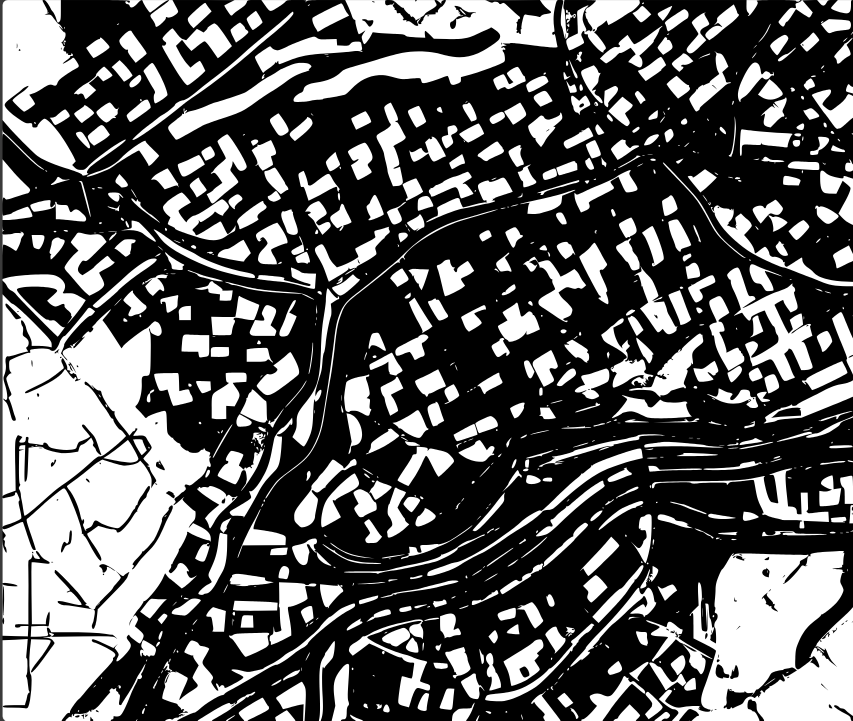
#> input picture Coutouring_Bldgs/buildingfootprint_trial.png, 1706 x 1441 px (shown at 1/2 size)
$ jupyter execute BldgContours.ipynb
#> lines starting #> are read from the running program, lines starting #| are printed output that depends on the picture; after the words box and inside, x2 and y2 are one past the last pixel; in counts of white or black regions, pixels touching at a corner belong together
[cell 1]
import cv2
import numpy as np
import json
import matplotlib.pyplot as plt
import os

[cell 2]
# === CONFIGURATION ===
input_path = "buildingfootprint_trial.png"
output_geojson_path = "building_contours.geojson"

[cell 3]
# === STEP 1: Load grayscale image ===
image = cv2.imread(input_path, cv2.IMREAD_GRAYSCALE)
if image is None:
    raise FileNotFoundError(f"Image not found at {input_path}")

adapt this ramy thanks <3<3<3<3

[cell 4]
def make_binary(gray, threshold_value=127, adaptive_threshold=False, otsu=False):
    """
    Convert the image to binary using the specified method.

    :param image: Input grayscale image.
    :param threshold_value: Threshold value for binary conversion.
    :param adaptive_threshold: Use adaptive thresholding if True.
    :param otsu: Use Otsu's method if True.
    :return: Binary image.
    """
#> called with threshold_value = 127, adaptive_threshold = True, otsu = False

    if adaptive_threshold:
        binary = cv2.adaptiveThreshold(gray, 255, cv2.ADAPTIVE_THRESH_GAUSSIAN_C,
        cv2.THRESH_BINARY, 11, 2)
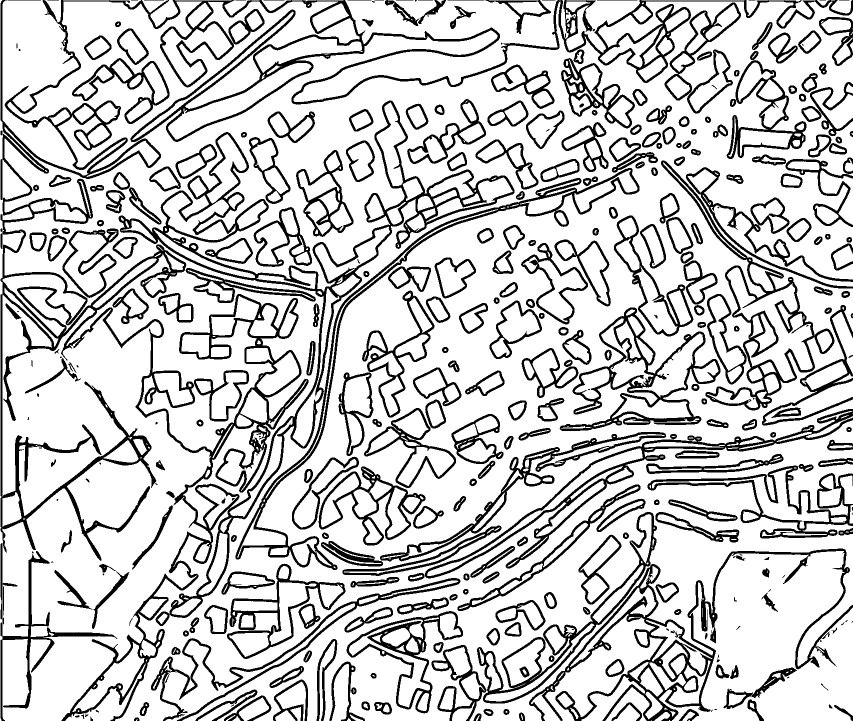
#> binary: shape (1441, 1706) (shown at 1/2 size); 79.3% white; 356 black regions (54 under 20 px), largest, box (x1, y1, x2, y2) and area: (1, 0, 1706, 1441) 143366, (954, 1024, 1706, 1441) 33118, (471, 336, 1279, 1140) 16167
    elif otsu:
        _, binary = cv2.threshold(gray, 0, 255, cv2.THRESH_BINARY + cv2.THRESH_OTSU)
    else:
        _, binary = cv2.threshold(gray, threshold_value, 255, cv2.THRESH_BINARY)

    return binary

[cell 5]
image = make_binary(image, adaptive_threshold=True)

# FILTERING

## METHOD 1 (INSUFFICIENT)

[cell 6]
def detect_and_draw_contours(binary_image, min_area=100, max_area=10000, original_image=None):
    """
    Detect and draw contours on white elements in a binary image, filtering by area.

    Args:
        binary_image: Binary image with white elements to detect
        min_area: Minimum contour area to include (default: 100)
        max_area: Maximum contour area to include (default: 10000)
        original_image: Image to draw contours on (if None, will create a color version of binary_image)

    Returns:
        Tuple of (image with contours, list of filtered contours)
    """
#> called with min_area = 500, max_area = 5000
    # Make a copy of the binary image
    binary = binary_image.copy()

    # If original image not provided, convert binary to BGR
    if original_image is None:
        draw_image = cv2.cvtColor(binary, cv2.COLOR_GRAY2BGR)
#> draw_image: shape (1441, 1706, 3); 79.3% white; 356 black regions (54 under 20 px)
    else:
        draw_image = original_image.copy()

    # Find contours
    contours, hierarchy = cv2.findContours(binary, cv2.RETR_EXTERNAL, cv2.CHAIN_APPROX_SIMPLE)
#> contours = 300 contours, 127 with area under 20; largest, box (x1, y1, x2, y2) and area: (9, 3, 1706, 1441) 1618342, (0, 0, 422, 1441) 216630, (1318, 1102, 1706, 1441) 86512, (587, 0, 1116, 204) 42781, (5, 0, 252, 351) 30186

    # Filter contours by area
    filtered_contours = []
    for contour in contours:
        area = cv2.contourArea(contour)
        if min_area <= area <= max_area:
            filtered_contours.append(contour)
            # Draw contour
            cv2.drawContours(draw_image, [contour], -1, (0, 0, 255), 2)

            # Optionally draw area text
            M = cv2.moments(contour)
            if M["m00"] != 0:
                cx = int(M["m10"] / M["m00"])
                cy = int(M["m01"] / M["m00"])
                cv2.putText(draw_image, f"Area: {int(area)}", (cx, cy),
                            cv2.FONT_HERSHEY_SIMPLEX, 0.5, (255, 0, 0), 1)
#> this loop made 300 passes
#> (area, cx, cy) on passes 19, 21, 22, 24, 25, 26, 29, 30: (855.5, 1257, 1428), (730.5, 923, 1428), (1391, 507, 1419), (802.5, 1306, 1412), (1030, 443, 1419), (1151.5, 1090, 1416), (810, 895, 1399), (1948, 1261, 1406)
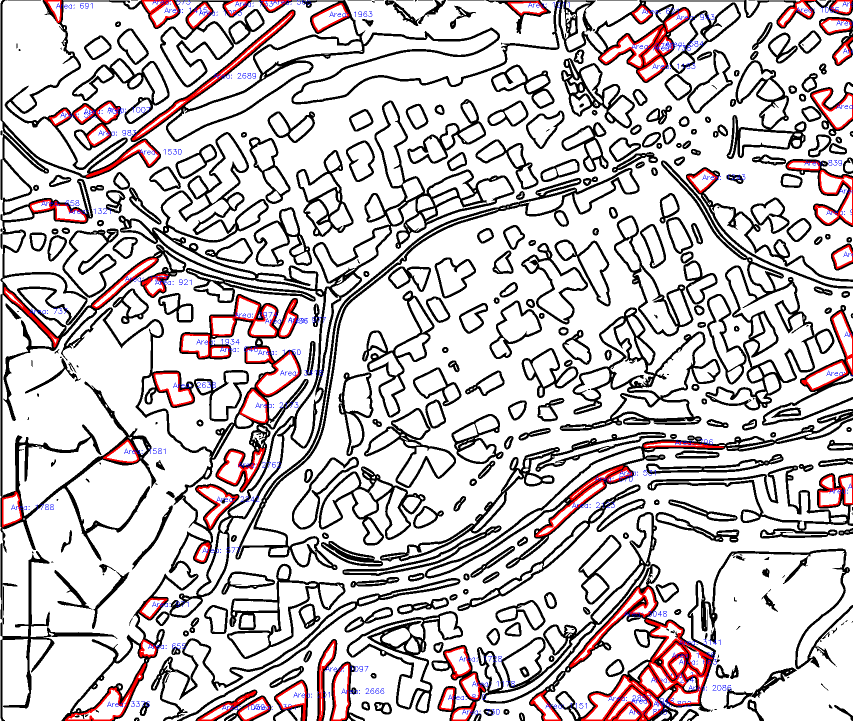
#> draw_image: shape (1441, 1706, 3) (shown at 1/2 size); mean B, G, R 198.8, 197.5, 203.7
#> after the loop, filtered_contours = 81 contours; largest, box (x1, y1, x2, y2) and area: (513, 704, 598, 790) 3418, (131, 1327, 291, 1441) 3376, (1292, 1240, 1425, 1349) 3142, (1140, 1175, 1313, 1334) 3048, (422, 592, 519, 671) 2974

    print(f"Found {len(filtered_contours)} contours within area range [{min_area}, {max_area}]")
#| Found 81 contours within area range [500, 5000]
    return draw_image, filtered_contours

[cell 7]
result_img, contours = detect_and_draw_contours(
    image,
    min_area=500,  # Adjust minimum area as needed
    max_area=5000  # Adjust maximum area as needed
)
#> contours has the same summary as filtered_contours in detect_and_draw_contours

# Display the result
cv2.imshow('Filtered Contours', result_img)
cv2.waitKey(0)
cv2.destroyAllWindows()

# If you need statistics about the contours
for i, cnt in enumerate(contours):
    area = cv2.contourArea(cnt)
    print(f"Contour {i+1}: Area = {area}")
#> this loop made 81 passes
#> area on passes 1 to 8: 855.5, 730.5, 1391, 802.5, 1030, 1151.5, 810, 1948
#> (printed output is left out)

## METHOD 2 (GOOD)

[cell 8]
def detect_and_filter_contours(binary_image, min_area=100, max_area=10000,
                              max_aspect_ratio=5.0, min_circularity=0.3,
                              original_image=None):

    # Make a copy of the binary image
#> called with min_area = 500, max_area = 10000, max_aspect_ratio = 4, min_circularity = 0.2
    binary = binary_image.copy()

    # If original image not provided, convert binary to BGR
    if original_image is None:
        draw_image = cv2.cvtColor(binary, cv2.COLOR_GRAY2BGR)
    else:
        draw_image = original_image.copy()

    # Find contours
    contours, hierarchy = cv2.findContours(binary, cv2.RETR_EXTERNAL, cv2.CHAIN_APPROX_SIMPLE)

    # Filter contours by area and shape
    filtered_contours = []
    for contour in contours:
        area = cv2.contourArea(contour)

        # Skip if outside area range
        if not (min_area <= area <= max_area):
            continue

        # Calculate shape descriptors
        perimeter = cv2.arcLength(contour, True)

        # Circularity (4π*area/perimeter²) - 1.0 is a perfect circle
        circularity = 4 * np.pi * area / (perimeter * perimeter) if perimeter > 0 else 0

        # Get bounding rectangle and calculate aspect ratio
        x, y, w, h = cv2.boundingRect(contour)
        aspect_ratio = max(w/h if h > 0 else float('inf'), h/w if w > 0 else float('inf'))

        # Skip if too elongated or not circular enough
        if aspect_ratio > max_aspect_ratio or circularity < min_circularity:
            # Draw rejected contours in red (optional)
            cv2.drawContours(draw_image, [contour], -1, (0, 0, 255), 1)
            continue

        # Add to filtered contours and draw in green
        filtered_contours.append(contour)
        cv2.drawContours(draw_image, [contour], -1, (0, 255, 0), 2)

        # Draw shape measurements (optional)
        M = cv2.moments(contour)
        if M["m00"] != 0:
            cx = int(M["m10"] / M["m00"])
            cy = int(M["m01"] / M["m00"])
            cv2.putText(draw_image, f"AR:{aspect_ratio:.2f}", (cx, cy-15),
                        cv2.FONT_HERSHEY_SIMPLEX, 0.5, (255, 0, 0), 1)
            cv2.putText(draw_image, f"Circ:{circularity:.2f}", (cx, cy+15),
                        cv2.FONT_HERSHEY_SIMPLEX, 0.5, (255, 0, 0), 1)
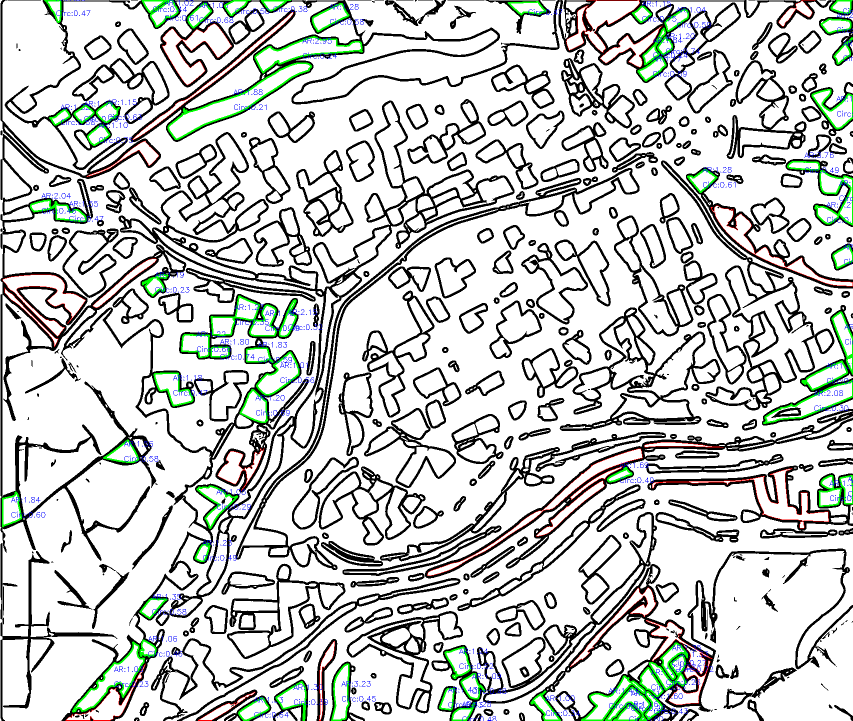
#> draw_image: shape (1441, 1706, 3) (shown at 1/2 size); mean B, G, R 198.9, 201.7, 198.2

    print(f"Found {len(filtered_contours)} contours matching all criteria")
#| Found 69 contours matching all criteria
    return draw_image, filtered_contours

[cell 9]
# Filter contours by area and shape
result_img, good_contours = detect_and_filter_contours(
    image,
    min_area=500,
    max_area=10000,
    max_aspect_ratio=4.0,  # Lower = less elongated objects allowed
    min_circularity=0.2    # Higher = more circular objects required
)

cv2.imshow('Filtered Contours', result_img)
cv2.waitKey(0)
cv2.destroyAllWindows()

## METHOD 3 (TERRIBLE)

[cell 10]
# === STEP 2: Canny Edge Detection ===
edges = cv2.Canny(image, 50, 150)  # Try (30, 120) or (60, 180) for different sensitivity
#> edges: shape (1441, 1706); 8.7% white in thin lines or dots

# === STEP 3: Morphological Closing ===
kernel = np.ones((3, 3), np.uint8)
closed = cv2.morphologyEx(edges, cv2.MORPH_CLOSE, kernel, iterations=2)
#> closed: shape (1441, 1706); 25.2% white; 141 white regions (8 under 20 px), largest, box (x1, y1, x2, y2) and area: (0, 0, 1706, 1441) 304146, (1042, 320, 1706, 862) 68070, (692, 1023, 1706, 1441) 61302

# === STEP 4: Find all contours (internal + external) ===
contours, _ = cv2.findContours(closed, cv2.RETR_TREE, cv2.CHAIN_APPROX_SIMPLE)
print(f"Detected {len(contours)} raw contours")
#| Detected 1473 raw contours

# === STEP 5: Filter small contours by area ===
# ...after finding contours...

min_area = 250
max_area = 500  # Adjust as needed

filtered_contours = [cnt for cnt in contours if min_area <= cv2.contourArea(cnt) <= max_area]
print(f"Filtered to {len(filtered_contours)} contours with area between {min_area} and {max_area} px")
#| Filtered to 124 contours with area between 250 and 500 px

# === Preview plot of area-filtered contours ===
preview = cv2.cvtColor(image, cv2.COLOR_GRAY2BGR)
for i, cnt in enumerate(filtered_contours):
    cv2.drawContours(preview, [cnt], -1, (0, 255, 0), 1)
    M = cv2.moments(cnt)
    if M["m00"] != 0:
        cx = int(M["m10"] / M["m00"])
        cy = int(M["m01"] / M["m00"])
        cv2.putText(preview, str(i), (cx, cy), cv2.FONT_HERSHEY_SIMPLEX, 0.3, (0, 0, 255), 1)
#> this loop made 124 passes
#> preview: shape (1441, 1706, 3); mean B, G, R 201.5, 202.5, 201.9

plt.figure(figsize=(12, 12))
plt.imshow(cv2.cvtColor(preview, cv2.COLOR_BGR2RGB))
plt.title(f"Area-filtered contours: {len(filtered_contours)}")
plt.axis("off")
plt.show()

[cell 11]
# === STEP X: Polygonal Approximation to straighten contours ===
epsilon_ratio = 0.01
cleaned_contours = []
for cnt in filtered_contours:
    epsilon = epsilon_ratio * cv2.arcLength(cnt, True)
    approx = cv2.approxPolyDP(cnt, epsilon, True)
    cleaned_contours.append(approx)

[cell 12]
def contour_centroid(cnt):
    M = cv2.moments(cnt)
    if M["m00"] == 0:
        return None
    cx = int(M["m10"] / M["m00"])
    cy = int(M["m01"] / M["m00"])
    return np.array([cx, cy])

def max_min_dist_to_centroid(cnt, centroid):
    dists = np.linalg.norm(cnt.squeeze() - centroid, axis=1)
    return dists.max(), dists.min()

MAX_DIST = 120
MIN_DIST = 10

final_contours = []
for cnt in cleaned_contours:
    centroid = contour_centroid(cnt)
    if centroid is None:
        continue
    max_dist, min_dist = max_min_dist_to_centroid(cnt, centroid)
    if max_dist > MAX_DIST or min_dist < MIN_DIST:
        continue
    final_contours.append(cnt)

print(f"Contours after centroid distance filtering: {len(final_contours)}")
#| Contours after centroid distance filtering: 26

[cell 13]
# === STEP 6: Preview — draw contours and label IDs ===
preview = cv2.cvtColor(image, cv2.COLOR_GRAY2BGR)
for i, cnt in enumerate(final_contours):
    cv2.drawContours(preview, [cnt], -1, (0, 255, 0), 1)
    M = cv2.moments(cnt)
    if M["m00"] != 0:
        cx = int(M["m10"] / M["m00"])
        cy = int(M["m01"] / M["m00"])
        cv2.putText(preview, str(i), (cx, cy), cv2.FONT_HERSHEY_SIMPLEX, 0.3, (0, 0, 255), 1)
#> this loop made 26 passes
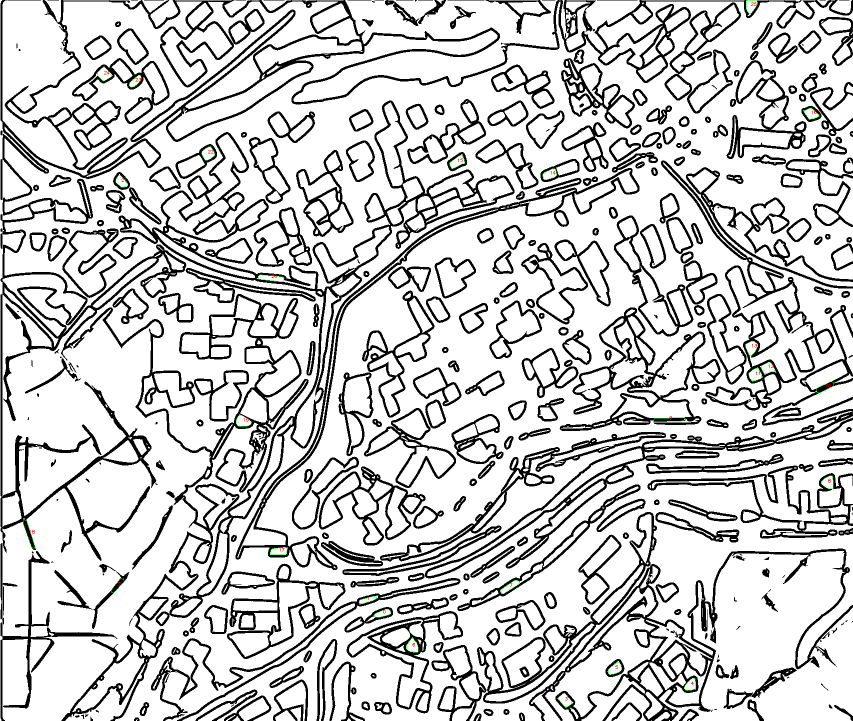
#> preview: shape (1441, 1706, 3) (shown at 1/2 size); mean B, G, R 202.1, 202.3, 202.2

plt.figure(figsize=(12, 12))
plt.imshow(cv2.cvtColor(preview, cv2.COLOR_BGR2RGB))
plt.title(f"Canny + Morph Detection: {len(final_contours)} Contours")
plt.axis("off")
plt.show()

[cell 14]
# === Improved: Edge Detection + Morph Closing + Centroid Distance Filtering ===

# 1. Apply Canny Edge Detection (tune thresholds if needed)
edges = cv2.Canny(image, 50, 150)

# 2. Apply Morphological Closing to connect outlines
kernel = np.ones((3, 3), np.uint8)
closed = cv2.morphologyEx(edges, cv2.MORPH_CLOSE, kernel, iterations=2)

# 3. Find contours (inner + outer)
contours, _ = cv2.findContours(closed, cv2.RETR_TREE, cv2.CHAIN_APPROX_SIMPLE)
print(f"Detected {len(contours)} raw contours")
#| Detected 1473 raw contours

# 4. Filter by area to ignore tiny specks
min_area = 200
filtered_contours = [cnt for cnt in contours if cv2.contourArea(cnt) > min_area]
print(f"Filtered to {len(filtered_contours)} contours > {min_area} px")
#| Filtered to 586 contours > 200 px

# 5. Polygonal Approximation
epsilon_ratio = 0.01
cleaned_contours = []
for cnt in filtered_contours:
    epsilon = epsilon_ratio * cv2.arcLength(cnt, True)
    approx = cv2.approxPolyDP(cnt, epsilon, True)
    cleaned_contours.append(approx)

# 6. Centroid Distance Filtering
def contour_centroid(cnt):
    M = cv2.moments(cnt)
    if M["m00"] == 0:
        return None
    cx = int(M["m10"] / M["m00"])
    cy = int(M["m01"] / M["m00"])
    return np.array([cx, cy])

def max_min_dist_to_centroid(cnt, centroid):
    dists = np.linalg.norm(cnt.squeeze() - centroid, axis=1)
    return dists.max(), dists.min()

MAX_DIST = 120
MIN_DIST = 10

final_contours = []
for cnt in cleaned_contours:
    centroid = contour_centroid(cnt)
    if centroid is None:
        continue
    max_dist, min_dist = max_min_dist_to_centroid(cnt, centroid)
    if max_dist > MAX_DIST or min_dist < MIN_DIST:
        continue
    final_contours.append(cnt)

print(f"Contours after centroid distance filtering: {len(final_contours)}")
#| Contours after centroid distance filtering: 318

# 7. Draw + label preview
preview = cv2.cvtColor(image, cv2.COLOR_GRAY2BGR)
for i, cnt in enumerate(final_contours):
    cv2.drawContours(preview, [cnt], -1, (0, 255, 0), 1)
    M = cv2.moments(cnt)
    if M["m00"] != 0:
        cx = int(M["m10"] / M["m00"])
        cy = int(M["m01"] / M["m00"])
        cv2.putText(preview, str(i), (cx, cy), cv2.FONT_HERSHEY_SIMPLEX, 0.3, (0, 0, 255), 1)
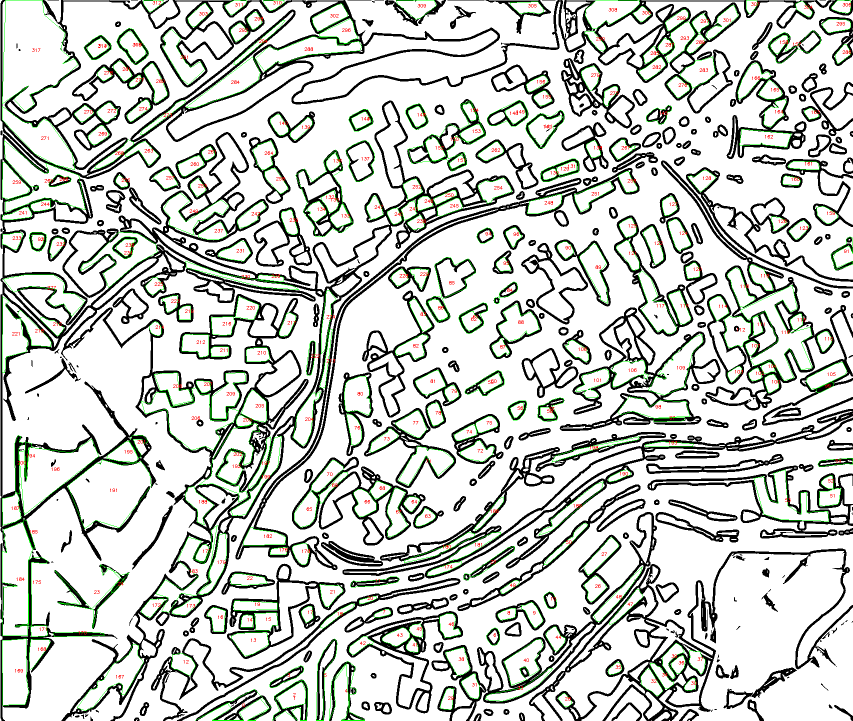
#> preview: shape (1441, 1706, 3) (shown at 1/2 size); mean B, G, R 197.9, 203.5, 199.2

plt.figure(figsize=(12, 12))
plt.imshow(cv2.cvtColor(preview, cv2.COLOR_BGR2RGB))
plt.title(f"Edge-based Detection: {len(final_contours)} Contours")
plt.axis("off")
plt.show()

[cell 15]
# === STEP 7: Export contours to GeoJSON ===
features = []
for cnt in final_contours:  # <-- use final_contours here!
    coords = cnt.squeeze().tolist()
    if not coords or isinstance(coords[0], int) or len(coords) < 3:
        continue
    if coords[0] != coords[-1]:  # Ensure closed polygon
        coords.append(coords[0])
    features.append({
        "type": "Feature",
        "geometry": {
            "type": "Polygon",
            "coordinates": [coords]
        },
        "properties": {}
    })

geojson = {
    "type": "FeatureCollection",
    "features": features
}

with open(output_geojson_path, "w") as f:
    json.dump(geojson, f, indent=2)

print(f"✅ GeoJSON exported: {output_geojson_path}")

[cell 16]
# === Load image again for overlay ===
background = cv2.imread(input_path, cv2.IMREAD_GRAYSCALE)
background_rgb = cv2.cvtColor(background, cv2.COLOR_GRAY2RGB)

# === Load GeoJSON ===
with open(output_geojson_path, "r") as f:
    data = json.load(f)

# === Draw polygons from GeoJSON ===
for feature in data["features"]:
    coords = np.array(feature["geometry"]["coordinates"][0], dtype=np.int32)
    cv2.polylines(background_rgb, [coords], isClosed=True, color=(0, 255, 0), thickness=1)
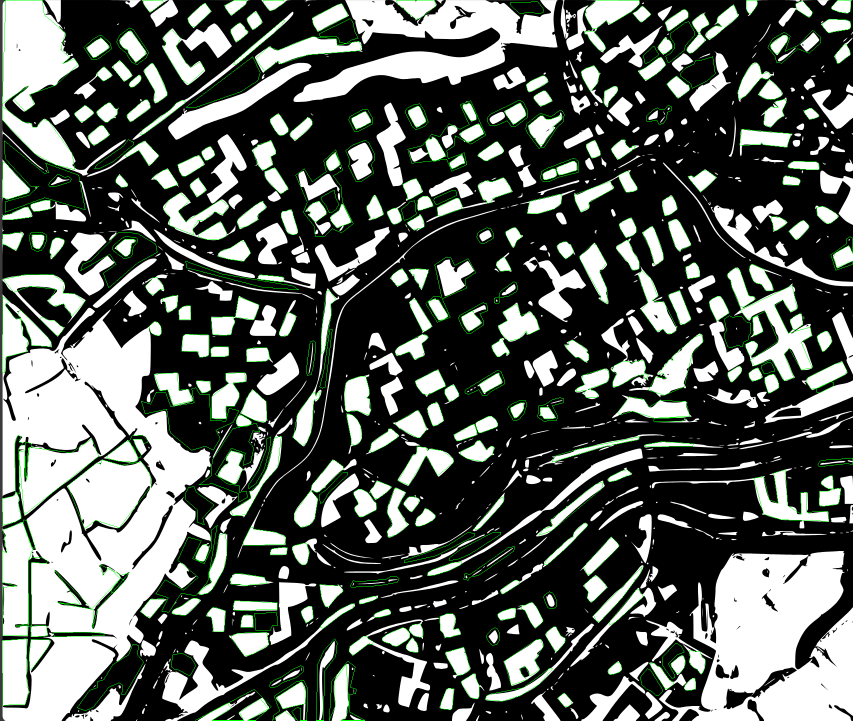
#> background_rgb: shape (1441, 1706, 3) (shown at 1/2 size); mean B, G, R 93, 98.6, 93

# === Show result ===
plt.figure(figsize=(12, 12))
plt.imshow(background_rgb)
plt.title(f"Preview: {len(data['features'])} Buildings from GeoJSON")
plt.axis("off")
plt.show()
